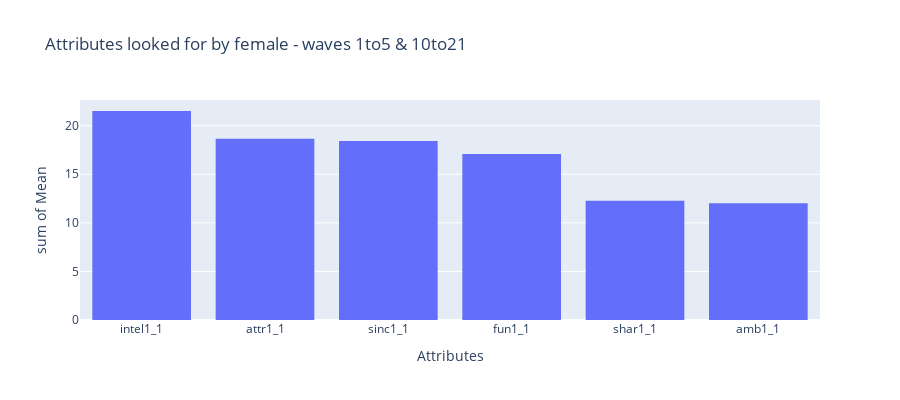
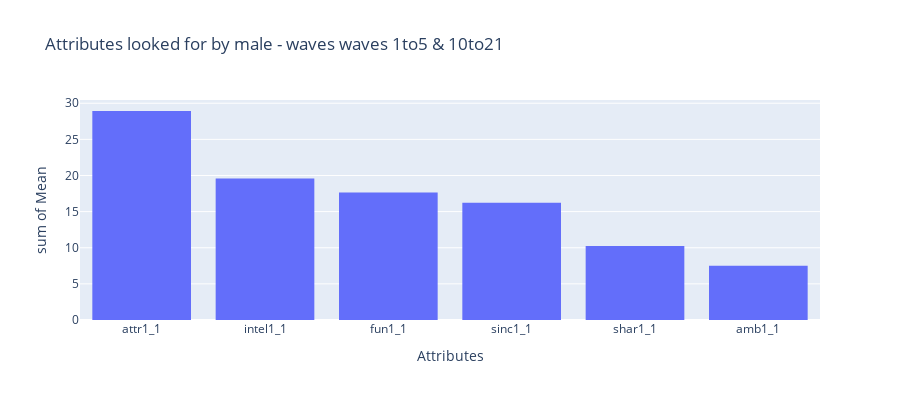

Source (notebook cell) for these figures, in order:
### Markdown cell above
##### Waves 1-5 and 10-21

### Code cell
df_waves_1to5_10to21_female = df_waves_1to5_10to21.loc[df_waves_1to5_10to21["gender"]==0,:]\
                .drop(["gender", "wave"], axis=1)\
                .mean()\
                .sort_values(ascending=False)\
                .reset_index()

df_waves_1to5_10to21_male = df_waves_1to5_10to21.loc[df_waves_1to5_10to21["gender"]==1,:]\
                .drop(["gender", "wave"], axis=1)\
                .mean()\
                .sort_values(ascending=False)\
                .reset_index()

df_waves_1to5_10to21_female.columns = ['Attributes', 'Mean']
display(df_waves_1to5_10to21_female)
df_waves_1to5_10to21_male.columns = ['Attributes', 'Mean']
display(df_waves_1to5_10to21_male)

fig_df_waves_1to5_10to21_female = px.histogram(df_waves_1to5_10to21_female, x="Attributes", y="Mean", height=400, title="Attributes looked for by female - waves 1to5 & 10to21")
fig_df_waves_1to5_10to21_female.show()
fig_df_waves_1to5_10to21_male = px.histogram(df_waves_1to5_10to21_male, x="Attributes", y="Mean", height=400, title="Attributes looked for by male - waves waves 1to5 & 10to21")
fig_df_waves_1to5_10to21_male.show()

### Figure 1 — Plotly figure (JSON) as saved in the notebook; plotly's stock layout.template omitted (floating-point values rounded to 4 significant figures)
{"data": [{"alignmentgroup": "True", "bingroup": "x", "histfunc": "sum", "hovertemplate": "Attributes=%{x}<br>sum of Mean=%{y}<extra></extra>", "legendgroup": "", "marker": {"color": "#636efa", "pattern": {"shape": ""}}, "name": "", "offsetgroup": "", "orientation": "v", "showlegend": false, "type": "histogram", "x": ["intel1_1", "attr1_1", "sinc1_1", "fun1_1", "shar1_1", "amb1_1"], "xaxis": "x", "y": [21.51, 18.65, 18.43, 17.09, 12.26, 12.02], "yaxis": "y"}], "layout": {"barmode": "relative", "height": 400, "legend": {"tracegroupgap": 0}, "title": {"text": "Attributes looked for by female - waves 1to5 & 10to21"}, "xaxis": {"anchor": "y", "domain": [0, 1], "title": {"text": "Attributes"}}, "yaxis": {"anchor": "x", "domain": [0, 1], "title": {"text": "sum of Mean"}}}}

### Figure 2 — Plotly figure (JSON) as saved in the notebook; plotly's stock layout.template omitted (floating-point values rounded to 4 significant figures)
{"data": [{"alignmentgroup": "True", "bingroup": "x", "histfunc": "sum", "hovertemplate": "Attributes=%{x}<br>sum of Mean=%{y}<extra></extra>", "legendgroup": "", "marker": {"color": "#636efa", "pattern": {"shape": ""}}, "name": "", "offsetgroup": "", "orientation": "v", "showlegend": false, "type": "histogram", "x": ["attr1_1", "intel1_1", "fun1_1", "sinc1_1", "shar1_1", "amb1_1"], "xaxis": "x", "y": [28.93, 19.59, 17.65, 16.24, 10.26, 7.499], "yaxis": "y"}], "layout": {"barmode": "relative", "height": 400, "legend": {"tracegroupgap": 0}, "title": {"text": "Attributes looked for by male - waves waves 1to5 & 10to21"}, "xaxis": {"anchor": "y", "domain": [0, 1], "title": {"text": "Attributes"}}, "yaxis": {"anchor": "x", "domain": [0, 1], "title": {"text": "sum of Mean"}}}}
